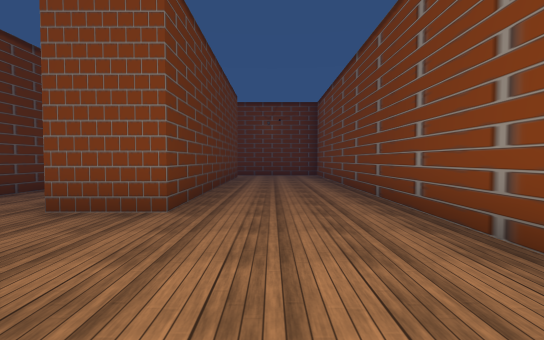
View 1 (above)

24 first-person views from a walk through a 3-D level made in the Unity game engine. The camera is 1.3 m above the floor, tilts 2° down and sees 85° across. Doors are open. The floor is counted in squares, 2 m on a side. Each view is taken from the middle of a square. On the plan, view 1 faces up. The plan holds only what a view shows up to about 9 squares ahead; the rest is blank. The place goes on beyond the plan. The player character is not drawn. Some surface patterns are stand-ins.

View 2
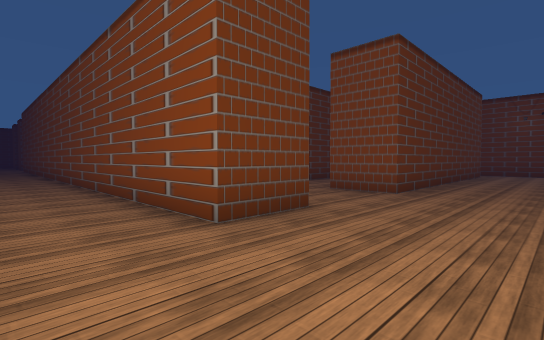

View 3
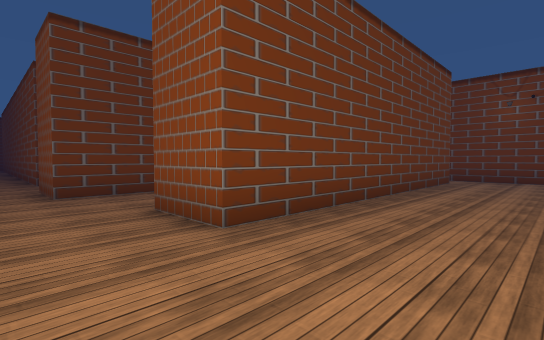

View 4
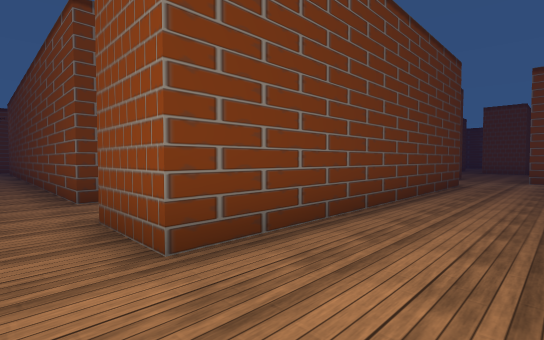

View 5
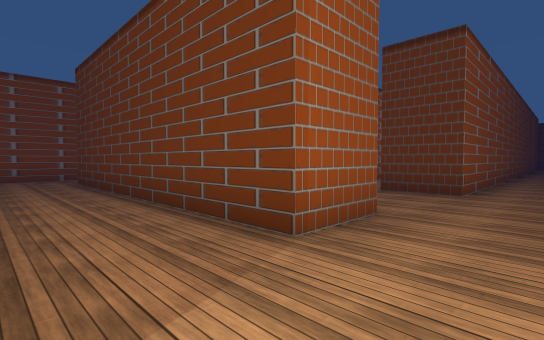

View 6
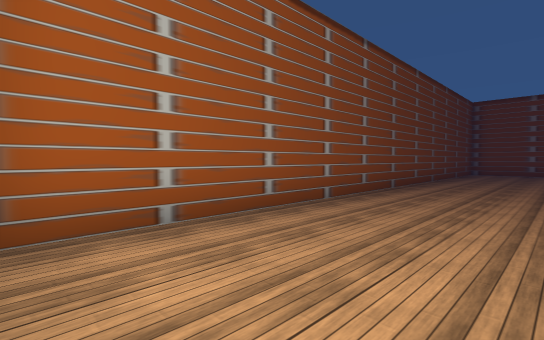

View 7
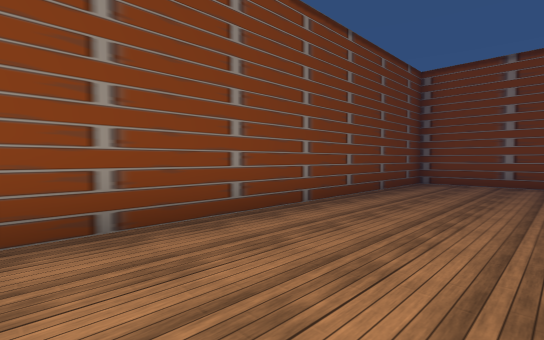

View 8
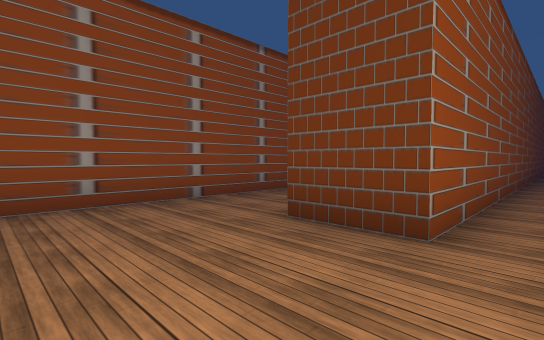

View 9
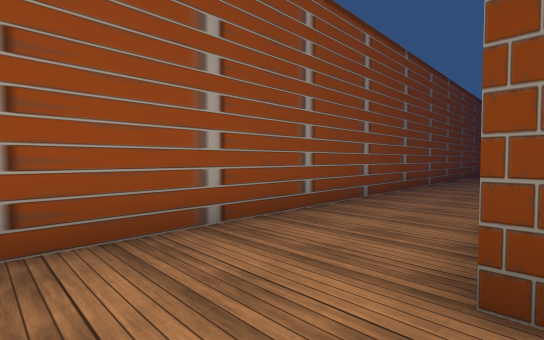

View 10
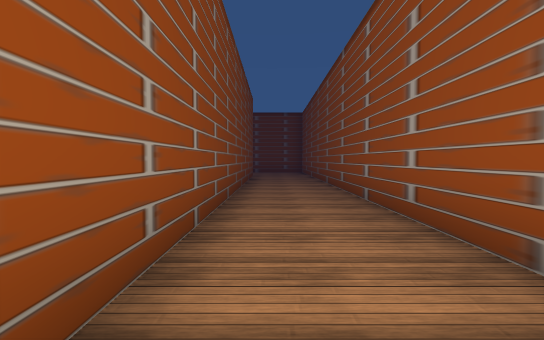

View 11
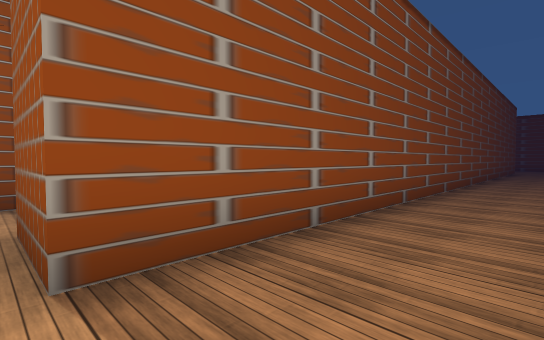

View 12
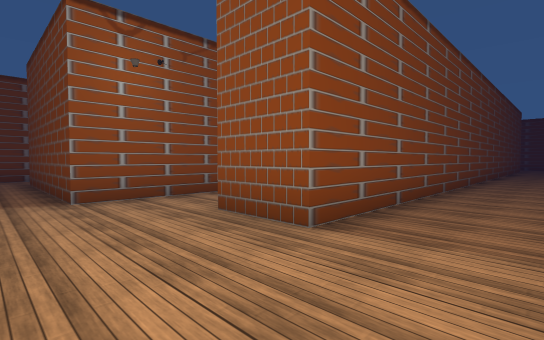

View 13
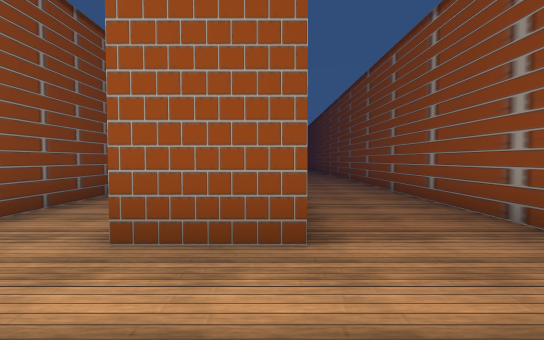

View 14
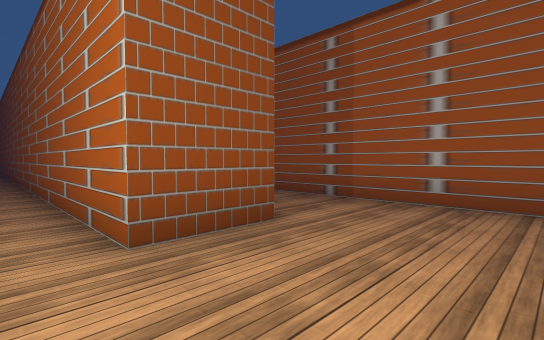

View 15
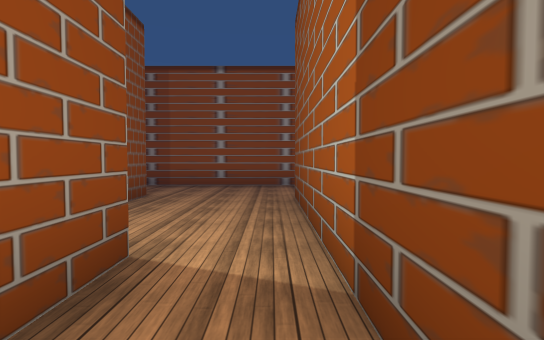

View 16
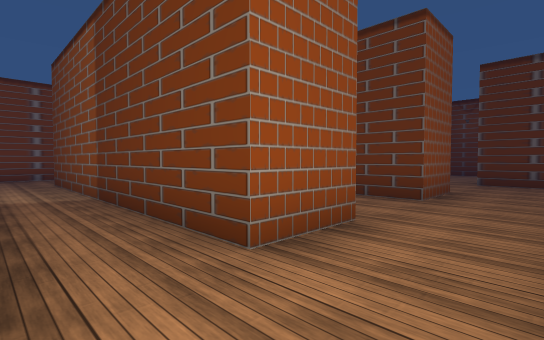

View 17
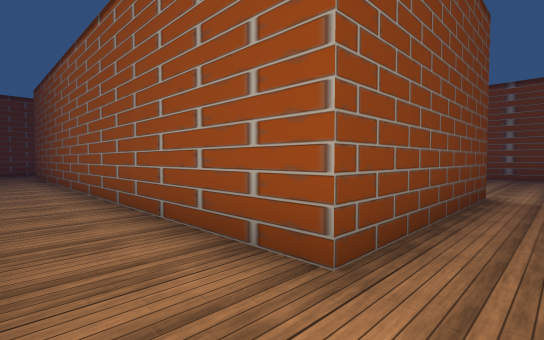

View 18
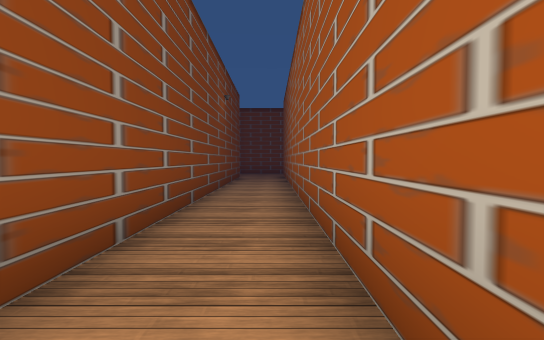

View 19
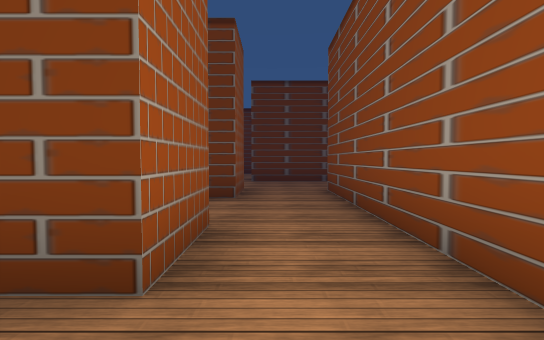

View 20
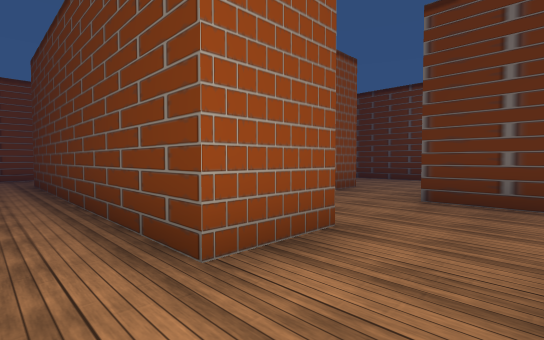

View 21
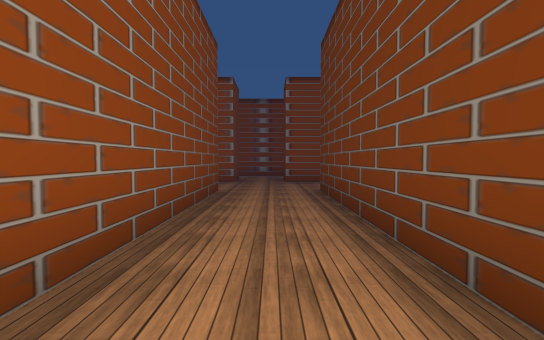

View 22
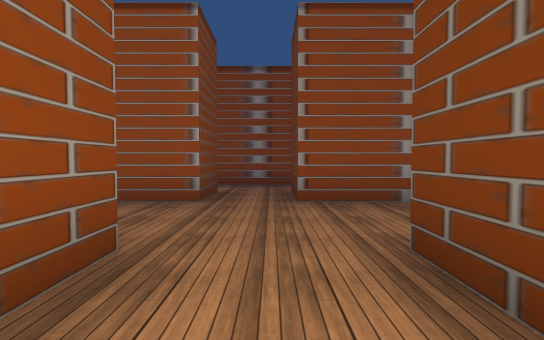

View 23
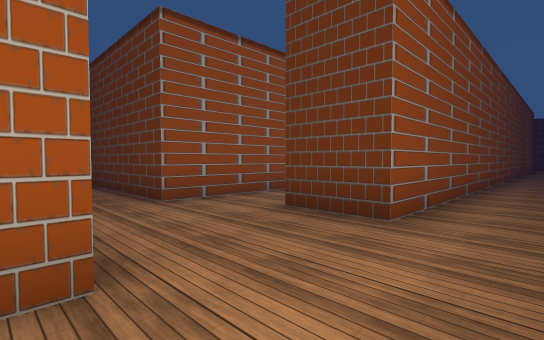

View 24
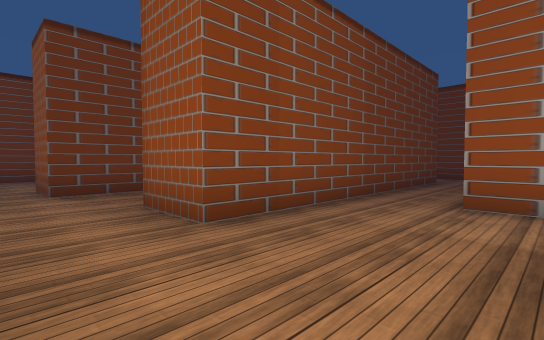

### Floor plan
Points are (right, up) in squares from view 1. A wall is a line through its corners. A room is listed if a view was taken in it or the views show most of it. See-through windows are left out.
Room 1 (views 1, 2, 3, 6, 7, 8, 9, 10, 11, 12, 13, 14, 15)
walls: (-2.5, 1.2) (-1.5, 1.2) (-1.5, -0.3) (-18.8, -0.3) (-18.8, 1.2); (-18.5, 3) (-20, 3) (-20, 7.5); (-2.8, 11.1) (-1.3, 11.1) (-1.3, 3.6) (-2.9, 3.6); (-21.4, -2.5) (1.9, -2.5) (1.9, 12); (0.6, 12.2) (-1.6, 12.2); (-21.4, 7.5) (-21.4, -0.1)
ways out: opening at (-2, 2.5) to room 2; opening at (-2, 12) to room 2; opening at (-21, 7) to room 3; opening at (-22.5, -1.5) to room 4; opening at (-19, 2) to room 5
Room 2 (views 4, 5)
walls: (-2.8, 9.5) (-2.8, 11.1); (-4.9, 10.4) (-4.9, 3); (-4.5, 1.2) (-2.5, 1.2)
ways out: opening at (-2, 2.5) to room 1; opening at (-2, 12) to room 1; opening at (-6, 11.5) to room 3; opening at (-5.5, 2) to room 5; opening at (-4.5, 13)
Room 3 (views 16, 17, 18, 19, 23, 24)
walls: (-17.5, 10.7) (-9.1, 10.7) (-9.1, 9.1); (-11.1, 9.2) (-21.5, 9.2); (-20, 7.5) (-8, 7.5); (-6.4, 7.4) (-6.4, 10.4) (-4.9, 10.4)
ways out: opening at (-21, 7) to room 1; opening at (-6, 11.5) to room 2; opening at (-22.5, 8.5) to room 4; opening at (-7, 7) to room 5
Room 4 (views 20, 21, 22)
walls: (-23, 7.5) (-21.4, 7.5); (-22.9, -0.1) (-22.9, 4.9); (-26.5, 7.5) (-25, 7.5) (-25, -0.1); (-21.5, 9.2) (-26.4, 9.2); (-22.9, -2.5) (-21.4, -2.5); (-26.1, -2.5) (-24.4, -2.5)
ways out: opening at (-22.5, -1.5) to room 1; opening at (-22.5, 8.5) to room 3; opening at (-25.5, -1.5); opening at (-25.5, 8.5); opening at (-24, -3.5)
Room 5 (no view inside)
walls: (-4.9, 3) (-6.4, 3) (-6.4, 7.4); (-8, 7.5) (-8, 3) (-18.5, 3); (-18.8, 1.2) (-4.5, 1.2)
ways out: opening at (-19, 2) to room 1; opening at (-5.5, 2) to room 2; opening at (-7, 7) to room 3

Where each view was taken, in squares from view 1:
view 1: 0 up, 0 right, facing up
view 2: 2 down, 1 right, facing up-left
view 3: 2 up, 1 right, facing up-left
view 4: 2 up, 3 left, facing up-left
view 5: 12 up, 3 left, facing down-left
view 6: 12 up, 1 left, facing down-right
view 7: 6 up, 1 left, facing down-right
view 8: 2 up, 1 right, facing down-left
view 9: 0 up, 0 right, facing down-left
view 10: 1 down, 13 left, facing right
view 11: 2 down, 19 left, facing up-right
view 12: 2 down, 21 left, facing up-right
view 13: 0 up, 21 left, facing right
view 14: 2 up, 21 left, facing down-right
view 15: 5 up, 21 left, facing down
view 16: 9 up, 20 left, facing down-left
view 17: 9 up, 21 left, facing down-right
view 18: 8 up, 20 left, facing right
view 19: 8 up, 20 left, facing left
view 20: 9 up, 24 left, facing down-left
view 21: 6 up, 24 left, facing down
view 22: 2 up, 24 left, facing down
view 23: 12 up, 6 left, facing down-left
view 24: 12 up, 9 left, facing down-right
